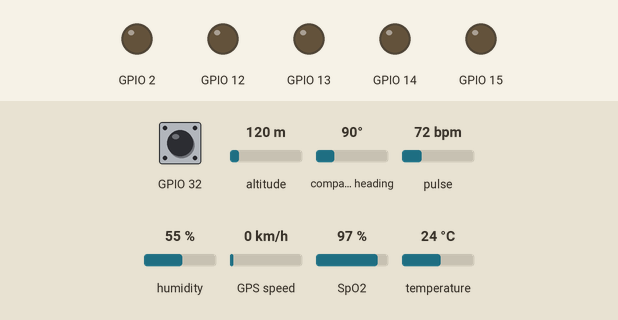
The sketch below on a simulated ESP32. Parts: output pins drawn as LEDs (lit = HIGH). The inputs (shaded band) are chosen by the test bench; at power-on: GPIO 32 HIGH, altitude 120 m, compass heading 90°, pulse 72 bpm, humidity 55 %, GPS speed 0 km/h, SpO2 97 %, temperature 24 °C. Uploads are accepted with an empty reply; the GPS gets a fix after 3 s at 37.7749, -122.4194 with 8 satellites; what the sketch prints to the serial monitor is not drawn.

Above: at 4.8 s.
At 7.7 s:
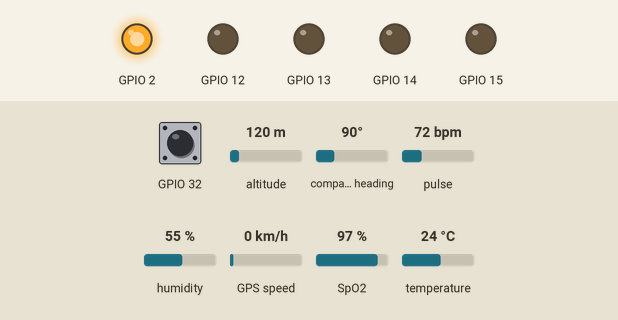
Timing chart, 0 to 17.5 s (numbered marks = the images above):
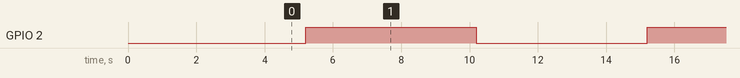

The sketch:

whatswronginthis.ino
```cpp
#include <TinyGPSPlus.h>
#include <WiFiManager.h>
//rx2 tx2 pin 16 , 17 WROOM ESP32
#include <Wire.h>
#include "MAX30100_PulseOximeter.h"

#define REPORTING_PERIOD_MS    5000

// Create a PulseOximeter object
PulseOximeter pox;
float bpm,spo2 = 0;
uint32_t tsLastReport = 0;

#include <ConsentiumThings.h>
#include "DHT.h"
#define DHTPIN 4
#define DHTTYPE DHT11
DHT dht(DHTPIN, DHTTYPE);
TinyGPSPlus gps;
float lat,lng=0;
ConsentiumThings board;   // create ConsentiumThing object


const char *ssid = "Hackerwifi"; // add WiFi SSID
const char *pass = "sayak123"; // add WiFi password
const long interval = 5; // take 5 seconds of delay
const char *key = "TDYPO5YGBUBESFTWVQUXXG";       // Write api key

void setup() {
  Serial.begin(9600);
  Serial2.begin(9600);
  delay(3000);
    Serial.print("Initializing pulse oximeter..");

    // Initialize sensor
    if (!pox.begin()) {
        Serial.println("FAILED");
        for(;;);
    } else {
        Serial.println("SUCCESS");
    }

	// Configure sensor to use 7.6mA for LED drive
	pox.setIRLedCurrent(MAX30100_LED_CURR_7_6MA);

    // Register a callback routine
    pox.setOnBeatDetectedCallback(onBeatDetected);


  dht.begin();

  board.begin();   // init. IoT boad
  board.initWiFi(ssid, pass);  // begin WiFi connection

}

// Callback routine is executed when a pulse is detected
void onBeatDetected() {
    Serial.println("♥ Beat!");
}


void loop() {


   int touch =touchRead(T9);// get value using T9 pin 32 (value depends upon the initial condition)

   Serial.println(touch);
  float h = dht.readHumidity();
  // Read temperature as Celsius (the default)
  float t = dht.readTemperature();
  // Read temperature as Fahrenheit (isFahrenheit = true)
  float f = dht.readTemperature(true);

  // Check if any reads failed and exit early (to try again).
  if (isnan(h) || isnan(t) || isnan(f)) {
    Serial.println(F("Failed to read from DHT sensor!"));
    return;
  }


  Serial.print(F("Humidity: "));
  Serial.print(h);
  Serial.print(F("%  Temperature: "));
  Serial.print(t);
 heartbeat();
  Serial.print("bpm / SpO2:");
        Serial.print(bpm);
        Serial.println(spo2);
  float sensor_val[] = {t,h,touch,lat,lng,bpm,spo2 };  // sensor data array
  String info_buff[] = {"Temperature","Humidity","Touch","Latitude","Longitude","Heartbeat", "SpO2"}; // sensor info. array

  int sensor_num = sizeof(sensor_val)/sizeof(sensor_val[0]); // number of sensors connected

  board.sendREST(key, sensor_num, info_buff, sensor_val, HIGH_PRE, interval);

  while (Serial2.available() > 0)

    if (gps.encode(Serial2.read()))

      displayInfo();

  if (millis() > 5000 && gps.charsProcessed() < 10)

  {
    Serial.println(F("No GPS detected: check wiring."));
    while (true);
  }

}

void displayInfo()

{

  Serial.print(F("Location: "));


  if (gps.location.isValid()){


    Serial.print("Lat: ");


    Serial.print(gps.location.lat(), 6);
     lat=gps.location.lat();

    Serial.print(F(","));


    Serial.print("Lng: ");


    Serial.print(gps.location.lng(), 6);
    lng=gps.location.lng();
    Serial.println();
    Serial.print("Speed in KM");
    Serial.print(gps.speed.kmph());
    Serial.println();
    Serial.print("speed valid " );
    Serial.print(gps.speed.isValid());
     Serial.println();
  }
  else

  {
    Serial.print(F("INVALID"));
  }
}
void updateSerial()

{
  delay(10000);
  while (Serial.available())

  {

    Serial2.write(Serial.read());//Forward what Serial received to Software Serial Port
  }

  while (Serial2.available())

  {
    Serial.write(Serial2.read());//Forward what Software Serial received to Serial Port


  }

}
 void heartbeat()
  {// Make sure to call update as fast as possible
    pox.update();

    // Asynchronously dump heart rate and oxidation levels to the serial
    // For both, a value of 0 means "invalid"
    if (millis() - tsLastReport > REPORTING_PERIOD_MS) {
        bpm =pox.getHeartRate();
        spo2=pox.getSpO2();

        tsLastReport = millis();
    }
}
 
```

Measured:
- by itself, GPIO 2: alternates HIGH for 5.0 s and LOW for 5.0 s
